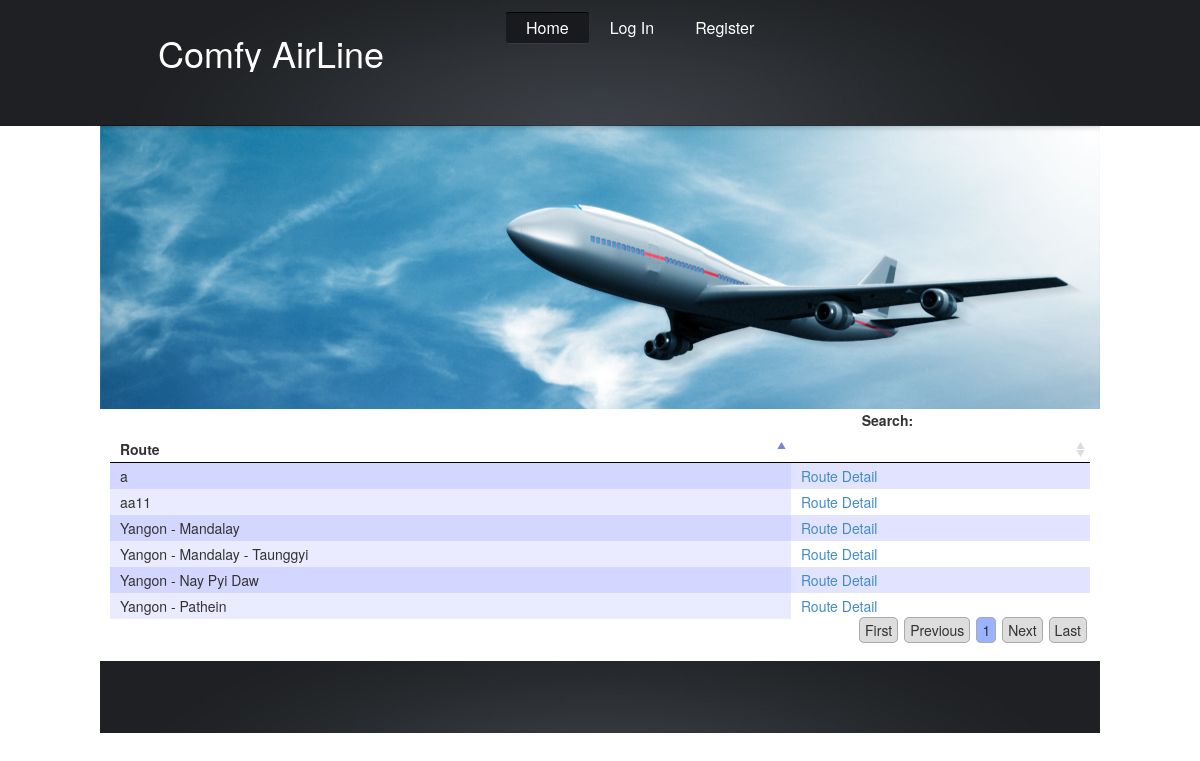
/routes-display.php, run on the app's committed database.
### tables this page shows
CREATE TABLE IF NOT EXISTS `routes` (
  `route_id` varchar(15) NOT NULL,
  `title` varchar(50) NOT NULL,
  `hour` int(2) NOT NULL,
  `min` int(2) NOT NULL,
  `remark` varchar(255) NOT NULL,
  PRIMARY KEY (`route_id`)
);

### routes-display.php (the view, shortened to what this page needs)
<?php include('includes/header.php'); ?>
<link href="css/jquery.dataTables.css" rel="stylesheet" type="text/css" />
<div class="row">
    <div class="col-md-12">
        <table id="route-table">
            <thead>
            <th>Route</th>
            <th></th>
            </thead>
            <tbody>
                <?php
                $sql = "SELECT * " .
                        "FROM routes " .
                        "ORDER BY title";
                $result = mysql_query($sql) or die(mysql_error());
                ?>
                <?php while ($row = mysql_fetch_array($result)) { ?>
                    <tr>
                        <td><?php echo $row['title']; ?></td>
                        <td><a href="route-detail-display.php?route_id=<?php echo $row['route_id']; ?>">Route Detail</a></td>
                    </tr>
                <?php } ?>
            </tbody>
        </table>
    </div>
</div>
<?php include('includes/footer.php'); ?>

### css/style.css (style rules this page uses)
body { background:#fff; border:0; font:14px Arial, Helvetica, sans-serif; color:#3c4046; line-height:20px; min-width:1000px; }
a { color:#1e749a; text-decoration:underline; outline:none; }
a { outline:none; }

### data on the page
routes: title "a"
routes: title "aa11"
routes: title "Yangon - Mandalay"
routes: title "Yangon - Mandalay - Taunggyi"
routes: title "Yangon - Nay Pyi Daw"
routes: title "Yangon - Pathein"
